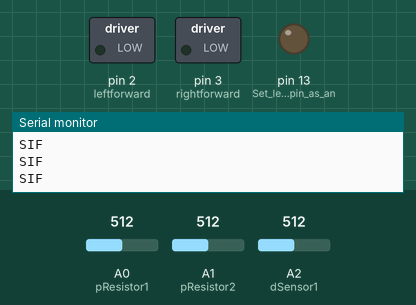
Recording of a sketch running on a simulated Arduino Uno, built with avr-gcc and run on an emulated ATmega328P. On the bench: switched loads named in the sketch (green lamp = pin HIGH), output pins drawn as LEDs (lit = HIGH), the last lines printed to the serial monitor. The inputs (shaded band) are chosen by the test bench; at power-on: A2 (dSensor1) = 512, A0 (pResistor1) = 512, A1 (pResistor2) = 512.

Above: at 1.2 s.
1.3 s: A2 (dSensor1) set to 367
2.8 s: A2 (dSensor1) set to 339
At 2.98 s:
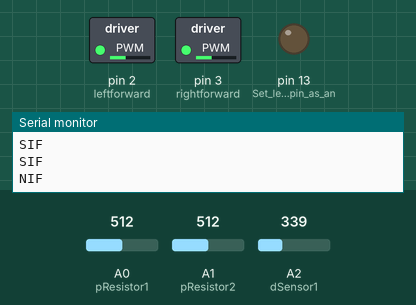
5.8 s: A0 (pResistor1) set to 288
8.8 s: A0 (pResistor1) set to 251
At 9.04 s:
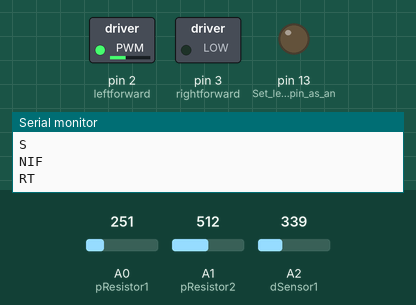
11.8 s: A0 (pResistor1) set to 306
At 12.35 s:
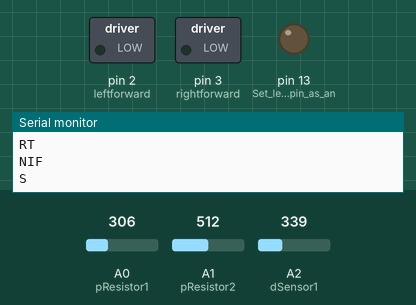
14.8 s: A1 (pResistor2) set to 279
17.8 s: A1 (pResistor2) set to 262
At 18.13 s:
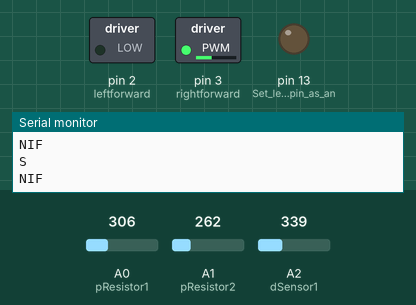
Timing chart, 0 to 21.8 s (numbered marks = the images above; inputs shaded):
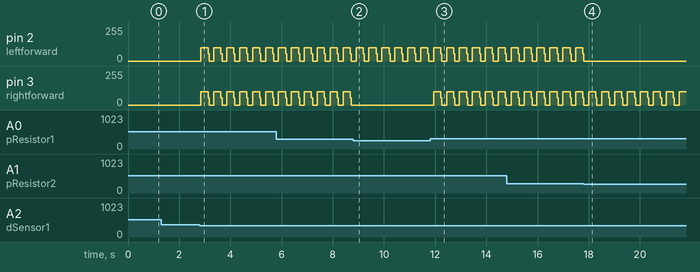

The sketch:

Robot_Code.ino
```cpp
//Constants
const int pResistor1 = A0; // Photoresistor at Arduino analog pin A0  LEFT
const int pResistor2 = A1;// Led pin at Arduino pin 9 RIGHT


const int dSensor1 = A2; // Distance sensors


const int leftforward = 2;      //Motor control pins
const int rightforward = 3;


const int obsDistance = 350;    //constants used to evaluate
const int rblackVal = 270;
            //800~~~ in dark environment (CLobby), 200-300 in bright environment (makerstudio 2nd flor)
const int lblackVal = 270 ;
const int light = 13;


//Variables
int pvalue1;          //Left resistor
int pvalue2; //middle resistor

int dvalue1;


void setup(){
 pinMode(13, OUTPUT); // Set lepPin - 9 pin as an output
 pinMode(pResistor1, INPUT);// Set pResistor - A0 pin as an input (optional)
 pinMode(pResistor2, INPUT);
 pinMode(dSensor1, INPUT);
 pinMode(leftforward, OUTPUT);
 pinMode(rightforward, OUTPUT);
 Serial.begin(9600);
 Serial.println("Hello World");


}

void loop(){


 pvalue1 = analogRead(pResistor1);
  pvalue2 = analogRead(pResistor2);

  dvalue1 = analogRead(dSensor1);


//You can change value "25"


if( dvalue1 < obsDistance) {
  Serial.write("NIF \n");

  if( pvalue2 > rblackVal && pvalue1 < lblackVal){
    Serial.write("RT \n");
    right();

  }
  else if (pvalue2 < rblackVal && pvalue1 > lblackVal){
    left();
    Serial.write("LT \n");
  }
  else{
    goStraight();
    Serial.write("S \n");
  }


}

else{
  stopMotor();
  Serial.write("SIF \n");
}
delay(200);

}
void goStraight(){

    for(int i = 0; i <300; i++){
  digitalWrite(leftforward, HIGH);
  digitalWrite (rightforward, HIGH);
  delayMicroseconds(380);
  digitalWrite(leftforward,LOW);
  digitalWrite(rightforward, LOW);
  delayMicroseconds(620);
    }

}
void left() {
 for(int i = 0; i <300; i++){
 digitalWrite(leftforward, LOW);
  digitalWrite (rightforward, HIGH);
  delayMicroseconds(380);
  digitalWrite(leftforward,LOW);
  digitalWrite(rightforward, LOW);
  delayMicroseconds(620);
 }
}
void right() {
  for(int i = 0; i <300; i++){
  digitalWrite(leftforward, HIGH);
  digitalWrite (rightforward, LOW);
  delayMicroseconds(380);
  digitalWrite(leftforward,LOW);
  digitalWrite(rightforward, LOW);
  delayMicroseconds(620);
  }
}
void stopMotor(){
  digitalWrite(leftforward,LOW);
  digitalWrite(rightforward, LOW);


}
```

Measured:
- the behaviour switches between 350 and 349 on A2 (dSensor1) (found by bisection; images 0 and 1)
- the behaviour switches between 270 and 269 on A0 (pResistor1) (found by bisection; images 1 and 2)
- the behaviour switches between 270 and 269 on A1 (pResistor2) (found by bisection; images 3 and 4)
- after the input at 2.8 s, pin 2 (leftforward), pin 3 (rightforward): 0/255 → 99/255 after 0.05 s, then repeats every 0.50 s: 54/255 0.04 s, 0/255 0.18 s, 99/255 0.28 s
- after the input at 8.8 s, pin 3 (rightforward): stops changing and stays 0/255
- after the input at 11.8 s, pin 3 (rightforward): 0/255 → 99/255 after 0.14 s, then repeats every 0.50 s: 54/255 0.04 s, 0/255 0.18 s, 99/255 0.28 s
- after the input at 17.8 s, pin 2 (leftforward): goes on until 17.8 s, then stays 0/255
